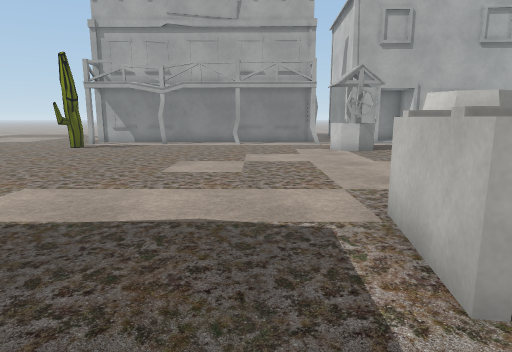
View 1 (above)

23 first-person views from a walk through a scene from a Unity 3-D project. The camera is 1.3 m above the floor, tilts 10° down and sees 75° across. The floor is counted in squares, 1 m on a side. Each view is taken from the middle of a square. On the plan, view 1 faces up. The plan holds only what a view shows up to about 14 squares ahead; the rest is blank. The place goes on beyond the plan. Some animated figures are left out. Some surface patterns are stand-ins.

View 2
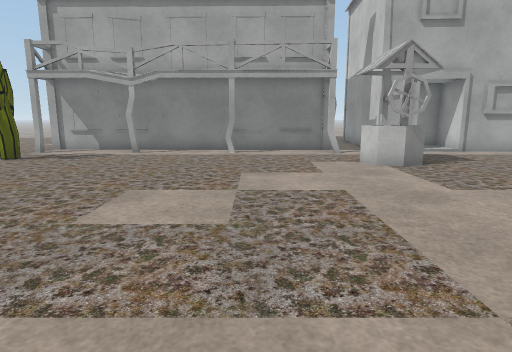

View 3
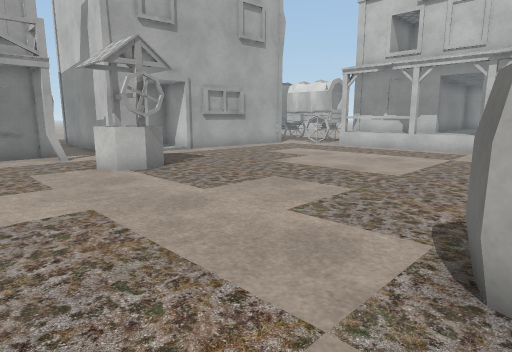

View 4
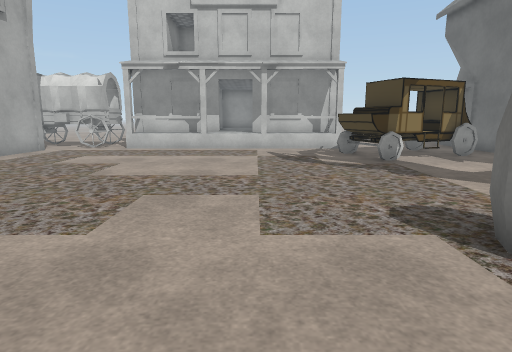

View 5
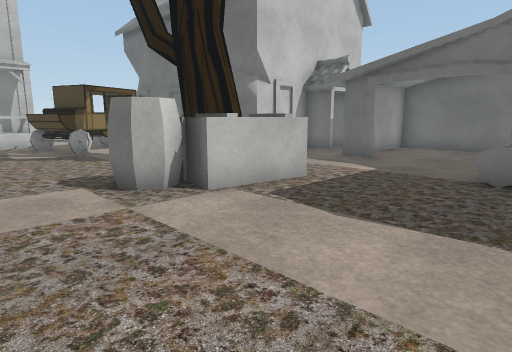

View 6
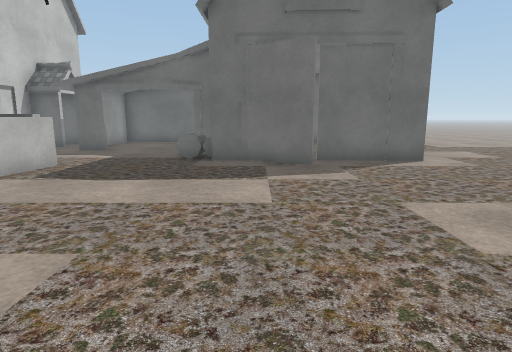

View 7
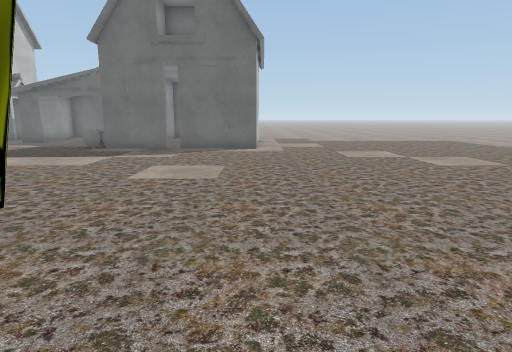

View 8
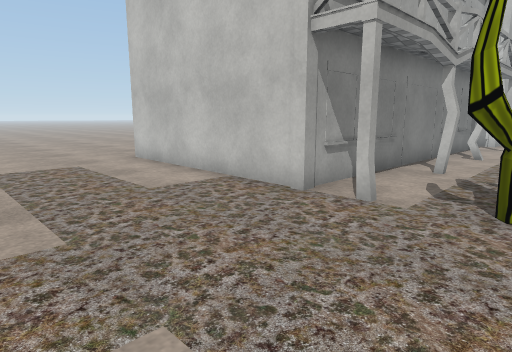

View 9
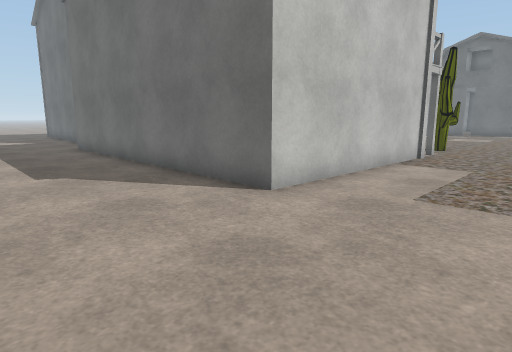

View 10
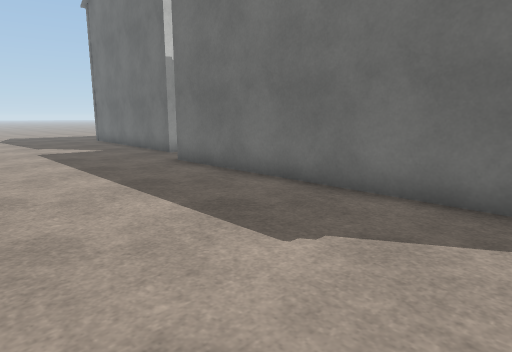

View 11
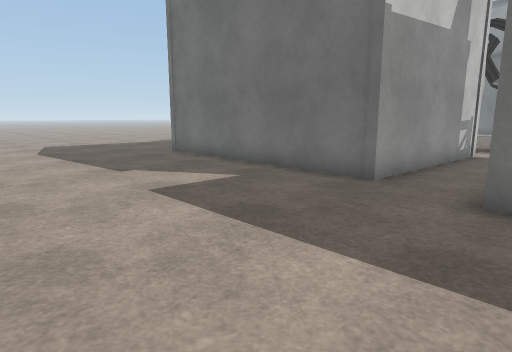

View 12
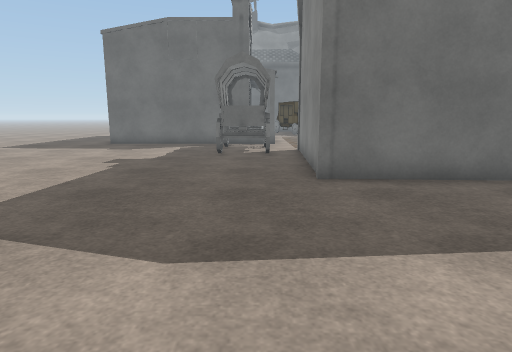

View 13
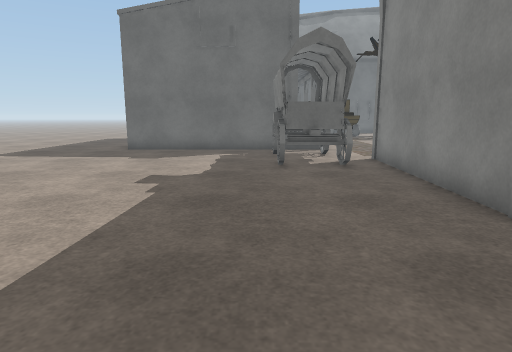

View 14
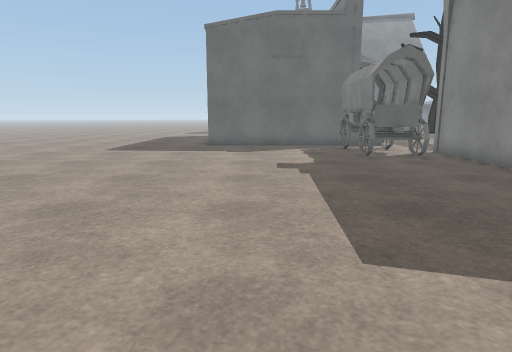

View 15
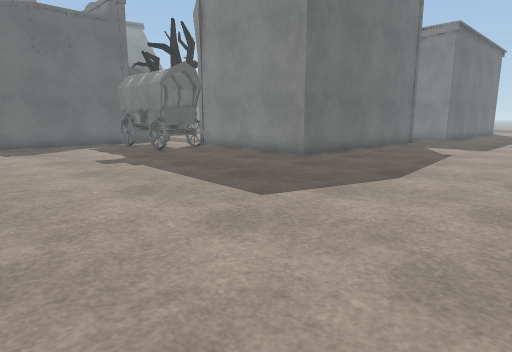

View 16
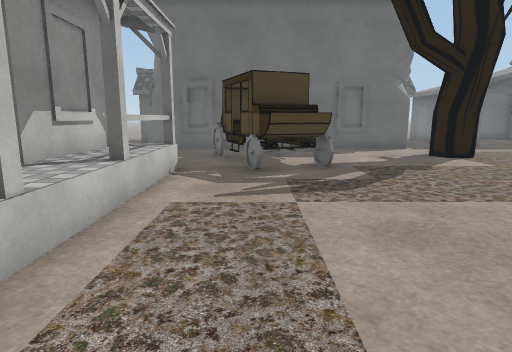

View 17
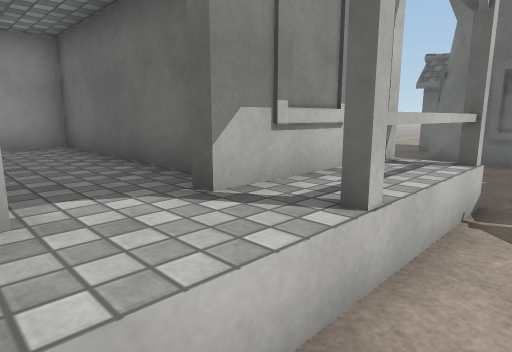

View 18
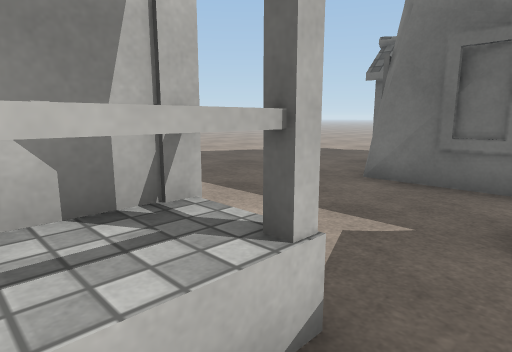

View 19
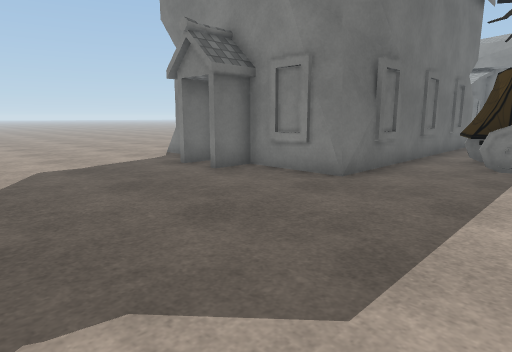

View 20
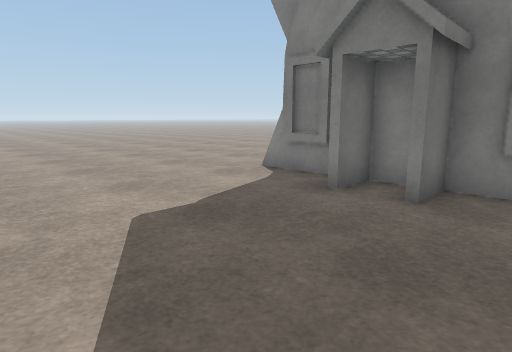

View 21
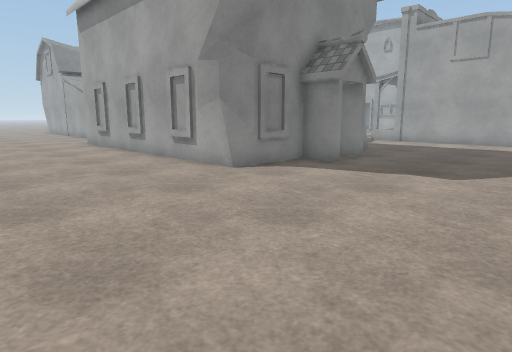

View 22
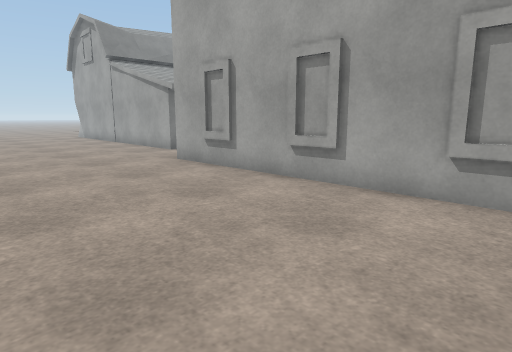

View 23
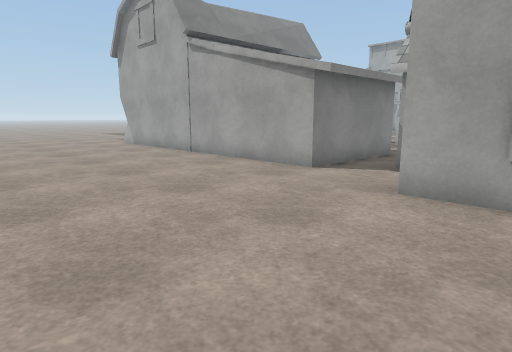

### Floor plan
Key: @ floor where view 1 was taken; # wall or solid block; x gap in a wall; . floor; ^ raised ledge; C cactus; W well; B barrel; H house; T tree; A barn; G wagon; O other object.
Columns run from 13 left of view 1 to 23 right of it. Each row starts with its distance up from view 1.
 30   ...  . ...   . ...        .   ... .
 29  .....  ............................
 28   ...................................
 27  ....................................
 26  ....................................
 25  ....##..............................
 24  ....############....................
 23  ....#           .#########H.........
 22  ....#           .#       #..........
 21  ....#           .#       #..........
 20  ....#           .#       #..........
 19  ....#           .#       #..........
 18 .....############.#  #    #.GG.......
 17 .........x..x.....HH.##H###.GG.......
 16 .........#......#...........GG.......
 15  ....C...........W..........GG.......
 14 . ...C..........WWW..................
 13   ..............WW.........#^#######.
 12  ..........................^
 11  ..........................^
 10 ...........................^^##
  9 ...........................^^^^^^^^#
  8 ...........................^^^^^^^^#
  7 ............................^
  6 ................B..........^^#
  5 ...............BBB......OO.^^#
  4 ...............OB......OOO...
  3 ...............O .......OOO........ .
  2 ........A......OO.#T....OOO.........
  1 ....##AAAA#.......TT....OOO..........
  0 ....      OO.@...........O...........
 -1 ....       O.......###########.......
 -2 ...        A...AA..#         #.......
 -3 ...         ....A..#         #.......
 -4             ....A.##         ###.....
 -5              ...A.#          ###.....
 -6              ...A..          #.......
 -7        AA#AAAAAAA..          #......
 -8        ............###########......
 -9       ..............................
-10      ................................
-11     .................................
-12     .................................
-13           ..........................
-14                  ... .  ... ....... .

Where each view was taken, in squares from view 1:
view 1: 0 up, 0 right, facing up
view 2: 4 up, 0 right, facing up
view 3: 5 up, 0 right, facing up-right
view 4: 8 up, 0 right, facing right
view 5: 8 up, 3 left, facing down-right
view 6: 11 up, 4 left, facing down
view 7: 15 up, 9 left, facing down
view 8: 14 up, 13 left, facing up-right
view 9: 29 up, 12 left, facing down-right
view 10: 30 up, 6 left, facing down-right
view 11: 30 up, 2 right, facing down-right
view 12: 30 up, 15 right, facing down
view 13: 27 up, 17 right, facing down
view 14: 29 up, 20 right, facing down
view 15: 30 up, 23 right, facing down-left
view 16: 13 up, 12 right, facing down
view 17: 10 up, 13 right, facing down-right
view 18: 6 up, 13 right, facing down-right
view 19: 3 up, 23 right, facing down-left
view 20: 2 down, 23 right, facing down-left
view 21: 14 down, 23 right, facing up-left
view 22: 14 down, 15 right, facing up-left
view 23: 14 down, 8 right, facing up-left
